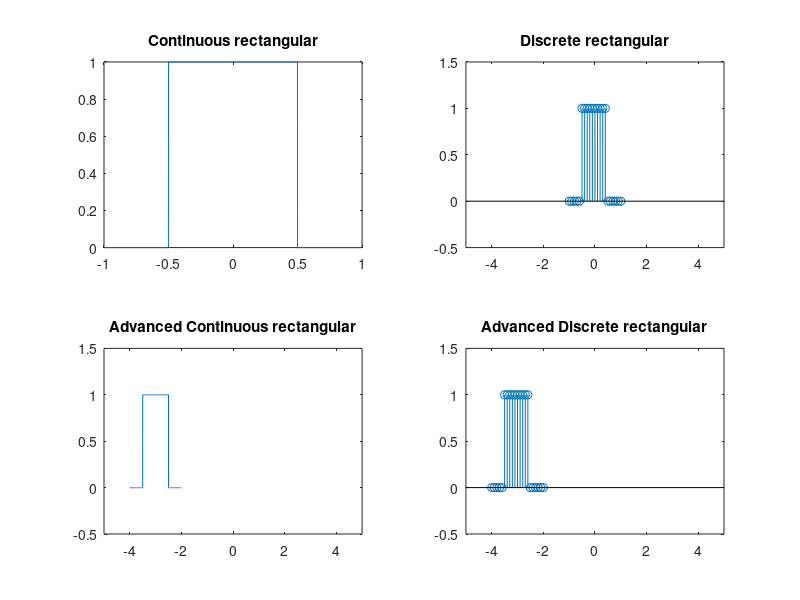

The MATLAB source for this figure:
f=1000;
t=-1:1/f:1;
a=rectpuls(t);
subplot(2,2,1);
plot(t,a);
title('Continuous rectangular');


f=1000;
t=-1:.1:1;
a=rectpuls(t);
subplot(2,2,2);
stem(t,a);
axis([-5 5 -.5 1.5]);
title('Discrete rectangular');

f=1000;
t=-1:1/f:1;
a=rectpuls(t);
subplot(2,2,3);
plot(t-3,a);
axis([-5 5 -.5 1.5]);
title('Advanced Continuous rectangular');


f=1000;
t=-1:0.1:1;
a=rectpuls(t);
subplot(2,2,4);
stem(t-3,a);
axis([-5 5 -.5 1.5]);
title('Advanced Discrete rectangular');
